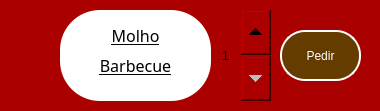
        <widget class="QFrame" name="item9">
         <property name="geometry">
          <rect>
           <x>540</x>
           <y>1350</y>
           <width>380</width>
           <height>111</height>
          </rect>
         </property>
         <property name="styleSheet">
          <string notr="true">border-radius: 55px;
background-color: rgb(170, 0, 0);</string>
         </property>
         <property name="frameShape">
          <enum>QFrame::StyledPanel</enum>
         </property>
         <property name="frameShadow">
          <enum>QFrame::Raised</enum>
         </property>
         <widget class="QFrame" name="caixa_disc_20">
          <property name="geometry">
           <rect>
            <x>60</x>
            <y>10</y>
            <width>151</width>
            <height>91</height>
           </rect>
          </property>
          <property name="styleSheet">
           <string notr="true">background-color: rgb(255, 255, 255);
border-radius: 40px</string>
          </property>
          <property name="frameShape">
           <enum>QFrame::StyledPanel</enum>
          </property>
          <property name="frameShadow">
           <enum>QFrame::Raised</enum>
          </property>
          <widget class="QLabel" name="disc_item1_37">
           <property name="geometry">
            <rect>
             <x>20</x>
             <y>10</y>
             <width>111</width>
             <height>31</height>
            </rect>
           </property>
           <property name="font">
            <font>
             <family>GothicE</family>
             <pointsize>12</pointsize>
             <italic>false</italic>
             <bold>false</bold>
             <underline>true</underline>
            </font>
           </property>
           <property name="styleSheet">
            <string notr="true">font: 12pt &quot;GothicE&quot;;
text-decoration: underline;
color: rgb(0, 0, 0);</string>
           </property>
           <property name="text">
            <string>Molho</string>
           </property>
           <property name="textFormat">
            <enum>Qt::AutoText</enum>
           </property>
           <property name="alignment">
            <set>Qt::AlignCenter</set>
           </property>
          </widget>
          <widget class="QLabel" name="disc_item1_38">
           <property name="geometry">
            <rect>
             <x>10</x>
             <y>40</y>
             <width>131</width>
             <height>31</height>
            </rect>
           </property>
           <property name="font">
            <font>
             <family>GothicE</family>
             <pointsize>12</pointsize>
             <italic>false</italic>
             <bold>false</bold>
             <underline>true</underline>
            </font>
           </property>
           <property name="styleSheet">
            <string notr="true">font: 12pt &quot;GothicE&quot;;
text-decoration: underline;
color: rgb(0, 0, 0);</string>
           </property>
           <property name="text">
            <string>Barbecue</string>
           </property>
           <property name="textFormat">
            <enum>Qt::AutoText</enum>
           </property>
           <property name="alignment">
            <set>Qt::AlignCenter</set>
           </property>
          </widget>
         </widget>
         <widget class="QPushButton" name="pedir_item9">
          <property name="geometry">
           <rect>
            <x>280</x>
            <y>30</y>
            <width>81</width>
            <height>51</height>
           </rect>
          </property>
          <property name="styleSheet">
           <string notr="true">QPushButton {
background-color: rgb(100, 60, 0);
font: 10pt &quot;GothicG&quot;;
border-radius: 25px;
color: rgb(255, 255, 255);
border: 2px solid #ffffff;
}

QPushButton::hover{
	background-color: rgb(80, 60, 0)
}

QPushButton::pressed {
	background-color: rgb(90, 10, 0)
}</string>
          </property>
          <property name="text">
           <string>Pedir</string>
          </property>
         </widget>
         <widget class="QSpinBox" name="spinBox_9">
          <property name="geometry">
           <rect>
            <x>220</x>
            <y>10</y>
            <width>51</width>
            <height>91</height>
           </rect>
          </property>
          <property name="styleSheet">
           <string notr="true">QSpinBox
{
    border: none;

    padding-top: 30px;
    padding-bottom: 30px;

    background-repeat: no-repeat;
    background-position: center;
    background-clip: content;
	font: 12pt &quot;Georgia&quot;;
}

QSpinBox::up-button
{
    min-width: 30px;
    min-height: 30px;
    background-position: top right;

    subcontrol-position: top right; /* position at the top right corner */
    subcontrol-origin: padding;
}

QSpinBox::down-button
{
    min-width: 30px;
    min-height: 30px;

    background-position: bottom right;

    subcontrol-position: bottom  right; /* position at the top right corner */

}

</string>
          </property>
          <property name="minimum">
           <number>1</number>
          </property>
         </widget>
        </widget>
